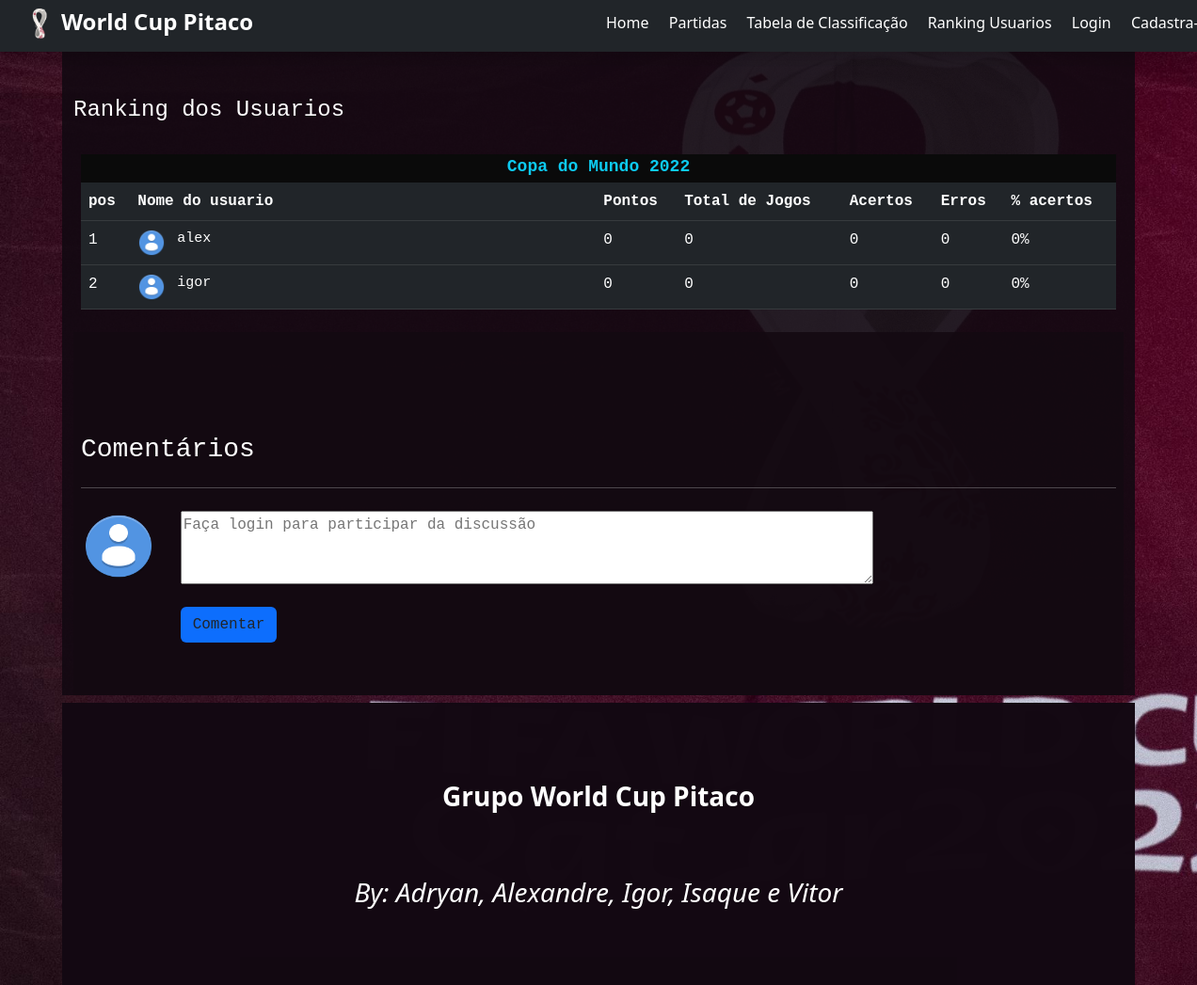
/usuarios/ranking, run on an earlier commit of the app's database.
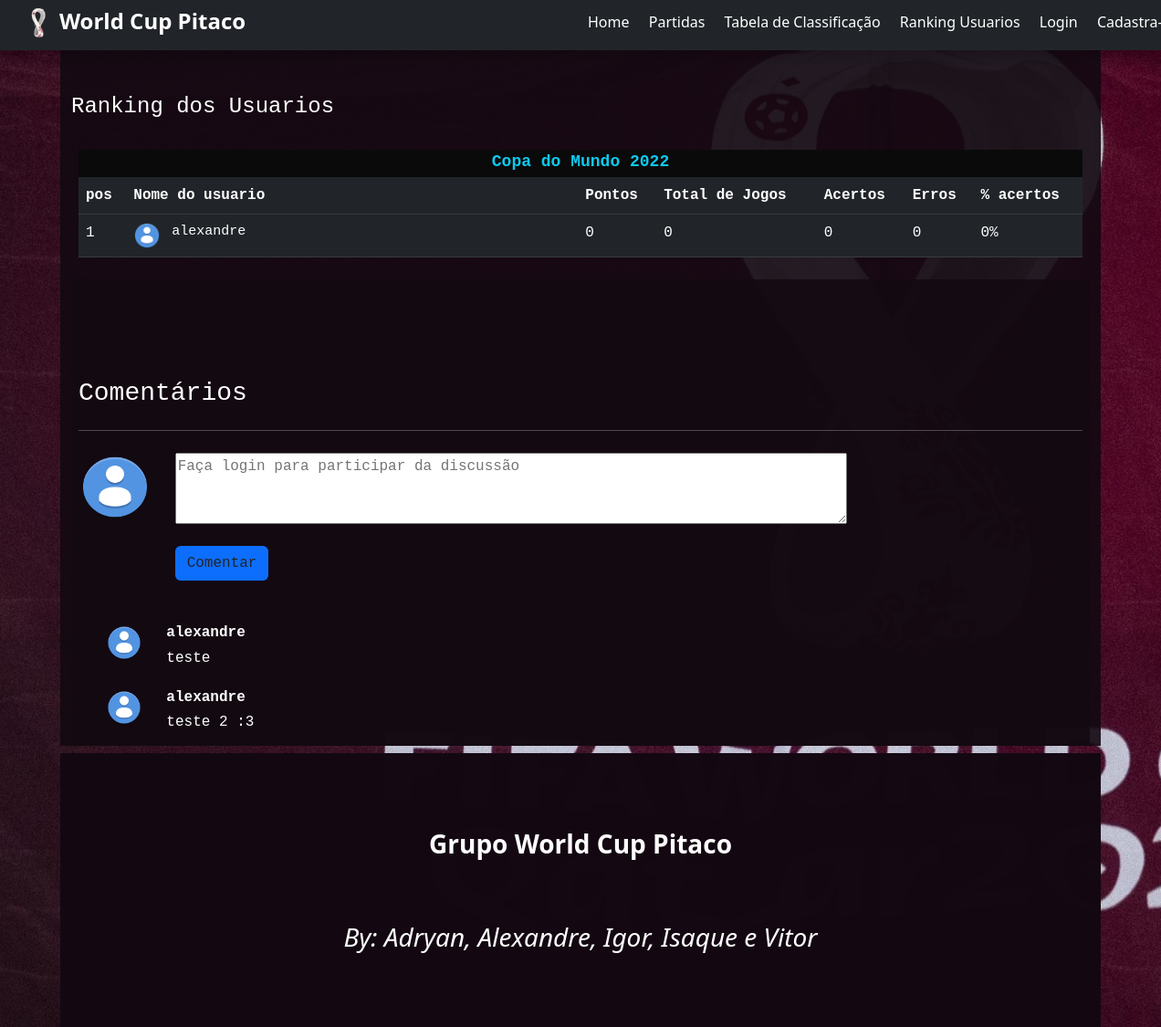
And on a later commit of the database.
### copadomundo/models.py (models this page shows)
class Usuario(database.Model, UserMixin):
    id = database.Column(database.Integer, primary_key=True)
    username = database.Column(database.String, nullable=False, unique=True)
    senha = database.Column(database.String, nullable=False)
    email = database.Column(database.String, nullable=False, unique=True)
    foto_user = database.Column(database.String, default='default.png')
    score = database.Column(database.Integer, default=0)
    acertos = database.Column(database.Integer, default=0)
    erros = database.Column(database.Integer, default=0)
    admin = database.Column(database.String, default=False)
    comentarios = database.relationship('Comentario', backref='usuario', lazy=True)

class Comentario(database.Model):
    id = database.Column(database.Integer, primary_key=True)
    data_criacao =  database.Column(database.DateTime, nullable=False, default=datetime.utcnow)
    corpo = database.Column(database.String, nullable=False)
    id_usuario = database.Column(database.Integer, database.ForeignKey('usuario.id'), nullable=False)

### copadomundo/routes.py (the view, shortened to what this page needs)
@app.route('/usuarios/ranking', methods=['GET', 'POST'])
def ranking():
    usuarios = Usuario.query.order_by(Usuario.score.desc()).all()
    formcomentario = FormComentario()
    comentarios = Comentario.query.all()
    return render_template('tela_rank.html', formcomentario=formcomentario, comentarios=comentarios, usuarios=usuarios, enumerate=enumerate)

### copadomundo/form.py
class FormComentario(FlaskForm):
    corpo = TextAreaField('Corpo do texto', validators=[Length(1, 300), DataRequired()])
    btn_submit_comentario = SubmitField("Comentar")

### copadomundo/templates/tela_rank.html (shortened to what this page needs)
{% extends 'base.html' %}
{% block body %}
<div class="container font-monospace pt-5">
    <div class="row"><div class="col-12"><h4 class="white mb-4">Ranking dos Usuarios</h4></div></div>
    <div class="row p-2">
        <div class="col-12">
            <div class="col-12 grupo justify-content-center p-0"><p class="text-info">Copa do Mundo 2022</p></div>
            <table class="table table-dark table-hover">
                <thead>
                    <tr>
                        <th>pos</th>
                        <th class="nt">Nome do usuario</th>
                        <th>Pontos</th>
                        <th>Total de Jogos</th>
                        <th>Acertos</th>
                        <th>Erros</th>
                        <th>% acertos</th>
                    </tr>
                </thead>
                <tbody>
                    {% for i, usuario in enumerate(usuarios) %}
                    <tr class="rt">
                        <td>{{ i + 1 }}</td>
                        <td class="align-self-center" style="width: 45%;">
                            <div class="row">
                                <div class="col-1 nt"><img src="{{ url_for('static', filename='img/img_users/{}'.format(usuario.foto_user)) }}" style="border-radius: 50%;" alt="" width="30px" height="30px"></div>
                                <div class="col-11"><p class="m-0">{{ usuario.username }}</p></div>
                            </div>
                        </td>
                        <td>{{ usuario.score }}</td>
                        <td class="align-self-center">{{ usuario.acertos + usuario.erros }}</td>
                        <td class="align-self-center">{{ usuario.acertos }}</td>
                        <td class="align-self-center">{{ usuario.erros }}</td>
                        <td class="align-self-center">{% if usuario.acertos + usuario.erros == 0 %}0%{% else %}{{ usuario.acertos / (usuario.acertos + usuario.erros) * 100 }}%{% endif %}</td>
                    </tr class="align-self-center">
                    {% endfor %}
                </tbody>
            </table>
        </div>
    </div>
    <div class="container white p-2">
        <div class="row" style="margin-top: 100px;">
            <h3>Comentários</h3>
        </div>
        <hr>
        <form action="" method="POST" class="mb-5">
            <div class="row mt-4">
                {% if current_user.is_authenticated %}
                    <div class="col-xl-1">
                        <img src="{{ url_for('static', filename='img/img_users/{}'.format(current_user.foto_user)) }}" width="80px" height="75px">
                    </div>
                {% else %}
                    <div class="col-xl-1">
                        <img src="{{ url_for('static', filename='img/img_users/default.png') }}" width="80px" height="75px">
                    </div>
                {% endif %}
                <div class="col-xl-11">
                    <div class="row p-0 m-0">
                        {% if current_user.is_authenticated%}
                            <div class="col-xl-12">
                                {{ formcomentario.corpo(rows="3", class="mb-3 w-75", placeholder="Participe da discussão") }}
                            </div>
                        {% else %}
                            <div class="col-xl-12">
                                {{ formcomentario.corpo(rows="3", class="mb-3 w-75", placeholder="Faça login para participar da discussão") }}
                            </div>
                        {% endif %}
                        <div class="col-xl-12">
                            {{ formcomentario.btn_submit_comentario(class="btn bg-primary", placeholder="Participe da discussão") }}
                        </div>
                    </div>
                </div>
            </div>
        </form>
        {% for comentario in comentarios %}
            {% if comentario %}
                <div class="row mt-3 comentario ps-3">
                    <div class="col-1 p-0 text-center">
                        <img src="{{ url_for('static', filename='img/img_users/{}'.format(comentario.usuario.foto_user)) }}" width="40px" height="40px">
                    </div>
                    <div class="col-11 text-start p-0">
                        <div class="col-12">
                            <h6 class="fw-bold">{{ comentario.usuario.username }} {% if current_user.admin == 'True' %} <span class="rounded-2 bg-info px-2">Mod</span> {% endif %}</h6>
                        </div>
                        <div class="col-12">
                            <div class="col-12">
                                <h6>{{ comentario.corpo }}</h6>
                            </div>
                        </div>
                    </div>
                </div>
            {% else %}
                <hr>
            {% endif %}
        {% endfor %}
    </div>
</div>
{% endblock %}

### copadomundo/templates/base.html (shortened to what this page needs)
<!DOCTYPE html>
<html lang="pt-br">
<head>
    <link href="https://cdn.jsdelivr.net/npm/bootstrap@5.2.0/dist/css/bootstrap.min.css" rel="stylesheet">
    <link rel="stylesheet" type="text/css" href="{{ url_for('static', filename='main.css') }}">
    <link rel="stylesheet" href="https://cdn.jsdelivr.net/npm/bootstrap-icons@1.9.1/font/bootstrap-icons.css">
</head>
<body class="d-block" style="background-image: url({{ url_for('static', filename='img/fundo 2.jpg')}})">
    {% include 'navbar.html' %}
    {% block body %}
    {% endblock %}
    {% include 'footer.html' %}
</body>
</html>

### copadomundo/templates/navbar.html (shortened to what this page needs)
<nav class="navbar bg-dark navbar-brand navbar-expand-lg shadow me-0 p-0" style="height: 55px;">
        <div class="row align-items-center w-100">
            <div class="col-3 align-self-center justify-content-center" style="display:flex;">
                <img src="/static/img/1.png" style="width: 35px; height: 35px;" alt="">
                <a class="" href="{{ url_for('home') }}" style="text-decoration: none; padding-left: 5px;"><h4 style=" font-weight: 600; color:#fff;">World Cup Pitaco</h4></a>
            </div>
            <div class="col-9" style="">
                <div class="row justify-content-end">
                    <div class="col-8">
                        <ul class="list-inline p-0 text-center" style="margin-top: 7px;">
                            <a class="" href="{{ url_for('home') }}"><li class="list-unstyled list-inline-item mx-2 fs-6">Home</li></a>
                            <a class="" href="{{ url_for('todas_partidas') }}"><li class="list-unstyled list-inline-item mx-2 fs-6">Partidas</li></a>
                            <a class="" href="{{ url_for('fase_grupos') }}"><li class="list-unstyled list-inline-item mx-2 fs-6">Tabela de Classificação</li></a>
                            <a class="" href="{{ url_for('ranking') }}"><li class="list-unstyled list-inline-item mx-2 fs-6">Ranking Usuarios</li></a>
                    {% if not current_user.is_authenticated %}
                            <a class="" href="{{ url_for('login') }}"><li class="list-unstyled list-inline-item mx-2 fs-6">Login</li></a>
                            <a class="" href="{{ url_for('add_usuario') }}"><li class="list-unstyled list-inline-item mx-2 fs-6">Cadastra-se</li></a>
                    {% endif%}
                        </ul>
                    </div>
                </div>
            </div>
        </div>
</nav>

### copadomundo/templates/footer.html
<div class="container white mt-1">
    <div class="row mt-2 p-5 justify-content-center align-items-center transparent-2" style="height: 300px;">
        <div class="col-12 fw-semibold fs-3 text-center">Grupo World Cup Pitaco</div>
        <div class="col-12 fst-italic fs-3 text-center">By: Adryan, Alexandre, Igor, Isaque e Vitor</div>
    </div>
</div>

### copadomundo/static/main.css (style rules this page uses)
body { background-repeat: no-repeat; background-attachment: fixed; background-size: cover; }
.container { background-color: #130912e8; }
.transparent-2 { background-color: #130912f6; }
.white { color: white; }
input::placeholder { color: #030001; font-size: 15px; }
p { font-size: 15px; }
.grupo { width: 100%; height: 30px; background-color: rgb(10, 10, 10); display: flex; padding-left: 15px; }
.grupo p { font-size: 18px; font-weight: 600; color: aliceblue; }
ul a { color: #fff; font-size: 14.5px; padding-bottom: 18px; }

What changed in the data, as far as the page shows it:
removed Usuario: i+1 "2", foto_user (placeholder picture), username "igor", score "0", usuario.acertos+usuario.erros "0", acertos "0", erros "0", shows "0%"
changed Usuario id 1: username "alex" → "alexandre"
added Comentario: foto_user (placeholder picture), usuario.username "alexandre", corpo "teste"
added Comentario: foto_user (placeholder picture), usuario.username "alexandre", corpo "teste 2 :3"
